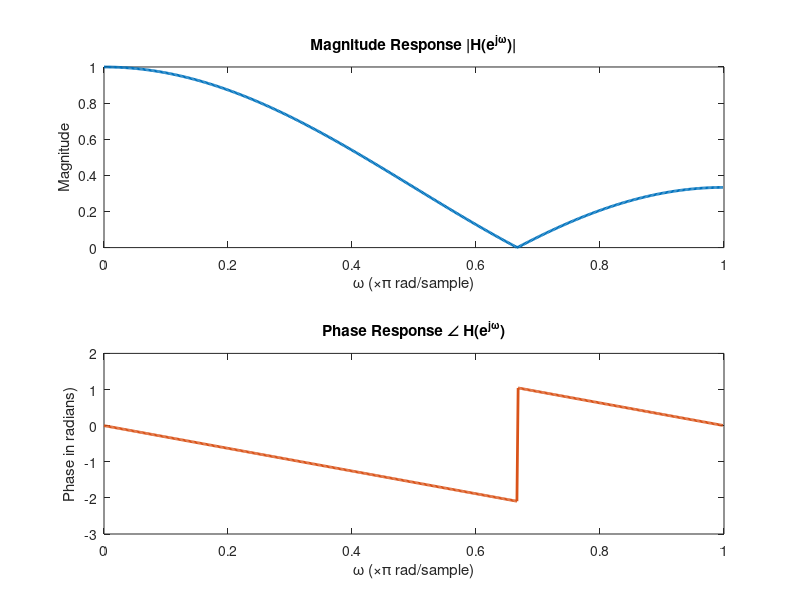
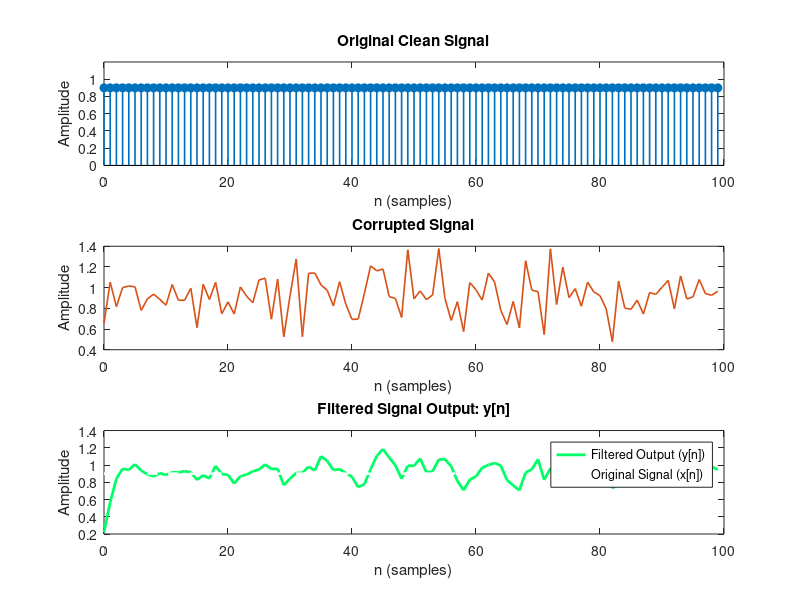

These charts were generated, in order, by the following MATLAB code:
clc; close all;
b = (1/3) * [1, 1, 1];   
a = 1;                
N = 100;              
n = 0:(N-1);
x = 0.9 * ones(1, N);            
rng(0);                  
noise = 0.2 * randn(size(n));
xnoisy = x + noise;     
y = filter(b, a, xnoisy);
figure('Name', 'Frequency Response', 'NumberTitle', 'off');
[H, w] = freqz(b, a, 512);
subplot(2,1,1);
plot(w/pi, abs(H), 'Color', '#0072BD', 'LineWidth', 2);
title('Magnitude Response |H(e^{j\omega})|');
ylabel('Magnitude'); xlabel('\omega (\times\pi rad/sample)'); 
subplot(2,1,2);
plot(w/pi, angle(H), 'Color', '#D95319', 'LineWidth', 2);
title('Phase Response \angle H(e^{j\omega})');
ylabel('Phase in radians)'); xlabel('\omega (\times\pi rad/sample)');
figure('Name', 'Filtering Results', 'NumberTitle', 'off');
subplot(3,1,1);
stem(n, x, 'filled', 'MarkerFaceColor', '#0072BD', 'LineWidth', 1.2);
title('Original Clean Signal');
ylabel('Amplitude'); xlabel('n (samples)'); 
ylim([0 1.2]);
subplot(3,1,2);
plot(n, xnoisy, 'Color', '#D95319', 'LineWidth', 1.2);
title('Corrupted Signal');
ylabel('Amplitude'); xlabel('n (samples)'); 
subplot(3,1,3);
plot(n, y, 'Color', '#00FF66', 'LineWidth', 2); hold on;           
plot(n, x, '--', 'Color', '#FFFFFF', 'LineWidth', 1.8); hold off;  
title('Filtered Signal Output: y[n]');
ylabel('Amplitude'); xlabel('n (samples)');
legend('Filtered Output (y[n])', 'Original Signal (x[n])', ...
    'Location', 'best');
